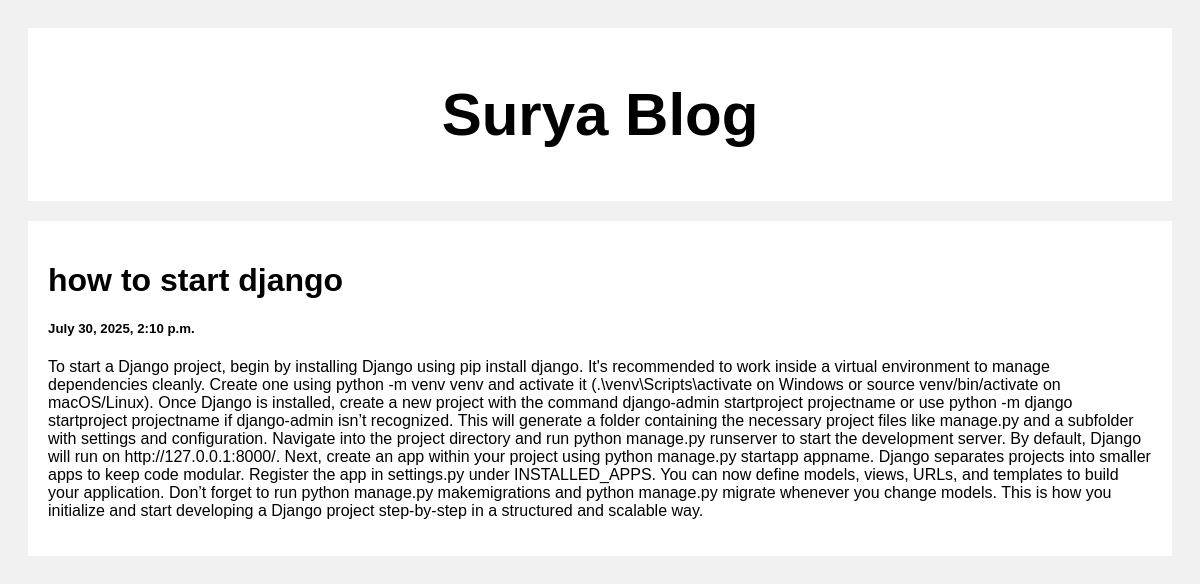
Screenshot of /post/2 with the database file from the repository.
### posts/models.py (models this page shows)
class Post(models.Model):
    title = models.CharField(max_length=100)
    body = models.TextField()
    created_at = models.DateTimeField(default=datetime.now, blank=True)

### posts/views.py (the view)
# urls.py: path('post/<str:pk>', views.post, name='post'),
def post(request,pk):
    post = Post.objects.get(id=pk)
    return render(request,'posts.html', {'post': post})

### templates/posts.html (shortened to what this page needs)
<!DOCTYPE html>
<html>
<head>
</head>
<body>
<div class="header">
  <h2>Surya Blog</h2>
</div>
<div class="row">
  <div class="leftcolumn">
    <div class="card">
      <a style="text-decoration: none; color: black;" href="/post/{{post.id}}">
        <h1>{{post.title}}</h1>
        <h5>{{post.created_at}}</h5>
        <p>{{post.body}}</p>
    </div>
  </div>
</div>
</body>
</html>

### templates/posts.html (style rules this page uses)
* { box-sizing: border-box; }
body { font-family: Arial; padding: 20px; background: #f1f1f1; }
.header { padding: 2px; font-size: 40px; text-align: center; background: white; }
.leftcolumn { float: left; width: 100%; }
.card { background-color: white; padding: 20px; margin-top: 20px; }
.row:after { content: ""; display: table; clear: both; }

### rows the page displays
Post: title "how to start django", created_at "July 30, 2025, 2:10 p.m.", body "To start a Django project, begin by installing Django using pip install django. It's recommended to work inside a virtual environment to manage dependencies cleanly. Create one using python -m venv venv and activate it (.\\venv\\Scripts\\activate on Windows or source venv/bin/activate on macOS/Linux). Once Django is installed, create a new project with the command django-admin startproject projectname or use python -m django startproject projectname if django-admin isn’t recognized. This will generate a folder containing the necessary project files like manage.py and a subfolder with settings and configuration. Navigate into the project directory and run python manage.py runserver to start the…"
